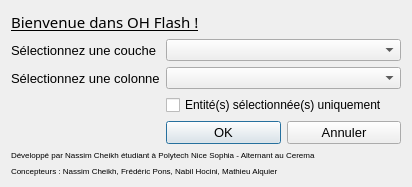
<?xml version="1.0" encoding="UTF-8"?>
<ui version="4.0">
 <class>OHFlashDialogBase</class>
 <widget class="QDialog" name="OHFlashDialogBase">
  <property name="geometry">
   <rect>
    <x>0</x>
    <y>0</y>
    <width>406</width>
    <height>185</height>
   </rect>
  </property>
  <property name="windowTitle">
   <string>OH Flash</string>
  </property>
  <layout class="QGridLayout" name="gridLayout">
   <property name="sizeConstraint">
    <enum>QLayout::SetFixedSize</enum>
   </property>
   <item row="0" column="0">
    <layout class="QFormLayout" name="formLayout">
     <property name="sizeConstraint">
      <enum>QLayout::SetFixedSize</enum>
     </property>
     <item row="0" column="0" colspan="2">
      <widget class="QLabel" name="label_3">
       <property name="font">
        <font>
         <family>Lucida Calligraphy</family>
         <pointsize>11</pointsize>
         <italic>false</italic>
         <underline>true</underline>
        </font>
       </property>
       <property name="text">
        <string>Bienvenue dans OH Flash !</string>
       </property>
      </widget>
     </item>
     <item row="1" column="0">
      <widget class="QLabel" name="label">
       <property name="font">
        <font>
         <pointsize>10</pointsize>
        </font>
       </property>
       <property name="text">
        <string>Sélectionnez une couche</string>
       </property>
      </widget>
     </item>
     <item row="1" column="1">
      <widget class="QComboBox" name="layerComboBox">
       <property name="minimumSize">
        <size>
         <width>235</width>
         <height>22</height>
        </size>
       </property>
       <property name="maximumSize">
        <size>
         <width>235</width>
         <height>22</height>
        </size>
       </property>
       <property name="font">
        <font>
         <pointsize>10</pointsize>
        </font>
       </property>
      </widget>
     </item>
     <item row="2" column="0">
      <widget class="QLabel" name="label_2">
       <property name="font">
        <font>
         <pointsize>10</pointsize>
        </font>
       </property>
       <property name="text">
        <string>Sélectionnez une colonne</string>
       </property>
      </widget>
     </item>
     <item row="2" column="1">
      <widget class="QComboBox" name="fieldComboBox">
       <property name="minimumSize">
        <size>
         <width>235</width>
         <height>22</height>
        </size>
       </property>
       <property name="maximumSize">
        <size>
         <width>235</width>
         <height>22</height>
        </size>
       </property>
       <property name="font">
        <font>
         <pointsize>10</pointsize>
        </font>
       </property>
      </widget>
     </item>
     <item row="3" column="1">
      <widget class="QCheckBox" name="selectionBox">
       <property name="font">
        <font>
         <pointsize>9</pointsize>
        </font>
       </property>
       <property name="text">
        <string>Entité(s) sélectionnée(s) uniquement</string>
       </property>
      </widget>
     </item>
     <item row="4" column="1">
      <layout class="QHBoxLayout" name="horizontalLayout">
       <item>
        <widget class="QPushButton" name="okButton">
         <property name="font">
          <font>
           <pointsize>10</pointsize>
          </font>
         </property>
         <property name="cursor">
          <cursorShape>PointingHandCursor</cursorShape>
         </property>
         <property name="text">
          <string>OK</string>
         </property>
        </widget>
       </item>
       <item>
        <widget class="QPushButton" name="quitButton1">
         <property name="font">
          <font>
           <pointsize>10</pointsize>
          </font>
         </property>
         <property name="cursor">
          <cursorShape>PointingHandCursor</cursorShape>
         </property>
         <property name="text">
          <string>Annuler</string>
         </property>
        </widget>
       </item>
      </layout>
     </item>
     <item row="5" column="0" colspan="2">
      <widget class="QLabel" name="Author">
       <property name="font">
        <font>
         <pointsize>6</pointsize>
        </font>
       </property>
       <property name="text">
        <string>Développé par Nassim Cheikh étudiant à Polytech Nice Sophia - Alternant au Cerema</string>
       </property>
       <property name="alignment">
        <set>Qt::AlignBottom|Qt::AlignLeading|Qt::AlignLeft</set>
       </property>
      </widget>
     </item>
     <item row="6" column="0" colspan="2">
      <widget class="QLabel" name="Contributors">
       <property name="font">
        <font>
         <pointsize>6</pointsize>
        </font>
       </property>
       <property name="text">
        <string>Concepteurs : Nassim Cheikh, Frédéric Pons, Nabil Hocini, Mathieu Alquier</string>
       </property>
       <property name="alignment">
        <set>Qt::AlignBottom|Qt::AlignLeading|Qt::AlignLeft</set>
       </property>
      </widget>
     </item>
    </layout>
   </item>
  </layout>
 </widget>
 <resources/>
 <connections/>
</ui>
